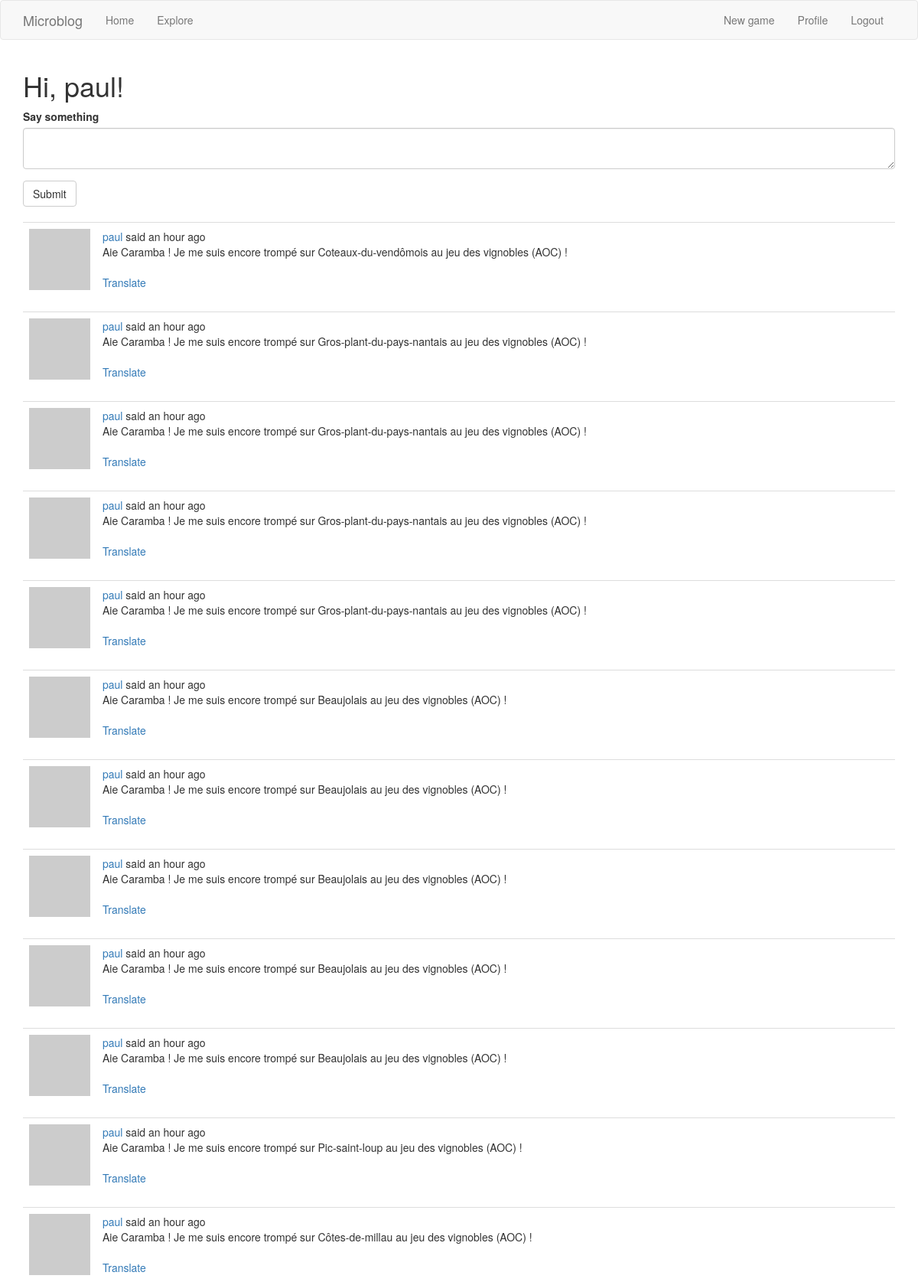
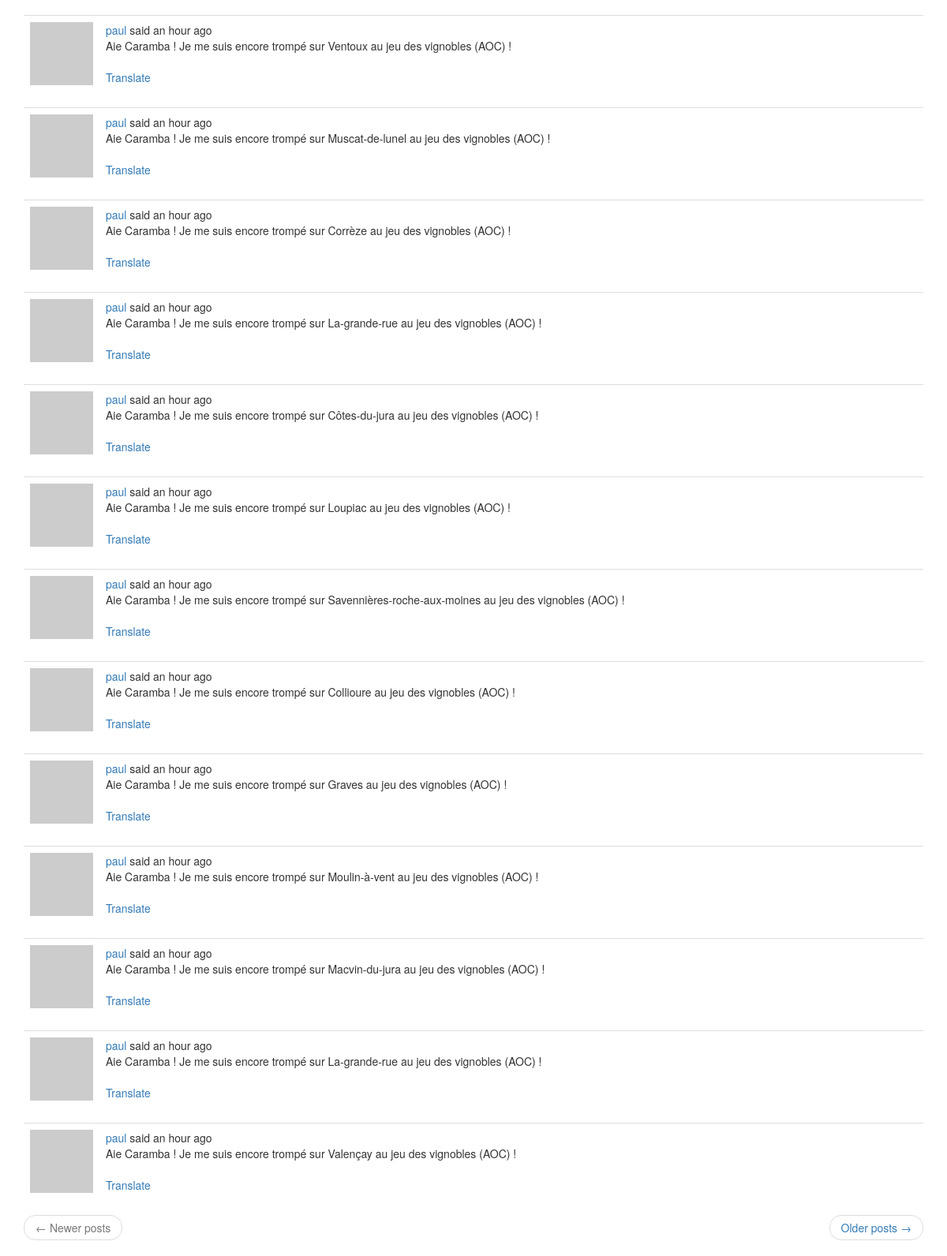
The app's page /index (signed in) with its own data (2 pictures, top to bottom).
### app/models.py (models this page shows, shortened)
class User(UserMixin, db.Model):
    id = db.Column(db.Integer, primary_key=True)
    username = db.Column(db.String(64), index=True, unique=True)
    email = db.Column(db.String(120), index=True, unique=True)
    password_hash = db.Column(db.String(128))
    posts = db.relationship('Post', backref='author', lazy='dynamic')
    about_me = db.Column(db.String(140))
    last_seen = db.Column(db.DateTime, default=datetime.utcnow)
    followed = db.relationship(
        'User', secondary=followers,
        primaryjoin=(followers.c.follower_id == id),
        secondaryjoin=(followers.c.followed_id == id),
        backref=db.backref('followers', lazy='dynamic'), lazy='dynamic')
    def avatar(self, size):
        digest = md5(self.email.lower().encode('utf-8')).hexdigest()
        return 'https://www.gravatar.com/avatar/{}?d=identicon&s={}'.format(
            digest, size)
    def followed_posts(self):
        followed = Post.query.join(
            followers, (followers.c.followed_id == Post.user_id)).filter(
                followers.c.follower_id == self.id)
        own = Post.query.filter_by(user_id=self.id)
        return followed.union(own).order_by(Post.timestamp.desc())

class Post(db.Model):
    id = db.Column(db.Integer, primary_key=True)
    body = db.Column(db.String(140))
    timestamp = db.Column(db.DateTime, index=True, default=datetime.utcnow)
    user_id = db.Column(db.Integer, db.ForeignKey('user.id'))
    language = db.Column(db.String(5))

### app/main/routes.py (the view, shortened to what this page needs)
@bp.route('/', methods=['GET', 'POST'])
@bp.route('/index', methods=['GET', 'POST'])
@login_required
def index():
    form = PostForm()
    page = request.args.get('page', 1, type=int)
    posts = current_user.followed_posts().paginate(
        page, current_app.config['POSTS_PER_PAGE'], False)
    next_url = url_for('main.index', page=posts.next_num) \
        if posts.has_next else None
    prev_url = url_for('main.index', page=posts.prev_num) \
        if posts.has_prev else None
    return render_template('index.html', title=_('Home'), form=form,
                           posts=posts.items, next_url=next_url,
                           prev_url=prev_url)

### app/main/forms.py
class PostForm(FlaskForm):
    post = TextAreaField(_l('Say something'), validators=[DataRequired()])
    submit = SubmitField(_l('Submit'))

### app/main/routes.py (called while the page is built)
@bp.before_app_request
def before_request():
    if current_user.is_authenticated:
        current_user.last_seen = datetime.utcnow()
        db.session.commit()
    g.locale = str(get_locale())

### app/models.py (called while the page is built)
@login.user_loader
def load_user(id):
    return User.query.get(int(id))

### app/templates/index.html
{% extends "base.html" %}
{% import 'bootstrap/wtf.html' as wtf %}
{% block app_content %}
    <h1>{{ _('Hi, %(username)s!', username=current_user.username) }}</h1>
    {% if form %}
    {{ wtf.quick_form(form) }}
    <br>
    {% endif %}
    {% for post in posts %}
        {% include '_post.html' %}
    {% endfor %}
    <nav aria-label="...">
        <ul class="pager">
            <li class="previous{% if not prev_url %} disabled{% endif %}">
                <a href="{{ prev_url or '#' }}">
                    <span aria-hidden="true">&larr;</span> {{ _('Newer posts') }}
                </a>
            </li>
            <li class="next{% if not next_url %} disabled{% endif %}">
                <a href="{{ next_url or '#' }}">
                    {{ _('Older posts') }} <span aria-hidden="true">&rarr;</span>
                </a>
            </li>
        </ul>
    </nav>
{% endblock %}

### app/templates/_post.html (shortened to what this page needs)
    <table class="table table-hover">
        <tr>
            <td width="70px">
                <a href="{{ url_for('main.user', username=post.author.username) }}">
                    <img src="{{ post.author.avatar(70) }}" />
                </a>
            </td>
            <td>
                {{ _('%(username)s said %(when)s',
                    username=user_link, when=moment(post.timestamp).fromNow()) }}
                <br>
                <span id="post{{ post.id }}">{{ post.body }}</span>
                {% if post.language and post.language != g.locale %}
                <br><br>
                <span id="translation{{ post.id }}">
                    <a href="javascript:translate(
                                '#post{{ post.id }}',
                                '#translation{{ post.id }}',
                                '{{ post.language }}',
                                '{{ g.locale }}');">{{ _('Translate') }}</a>
                </span>
                {% endif %}
            </td>
        </tr>
    </table>

### records on screen
Post: body "Aie Caramba ! Je me suis encore trompé sur Coteaux-du-vendômois au jeu des vignobles (AOC) !"
Post: body "Aie Caramba ! Je me suis encore trompé sur Gros-plant-du-pays-nantais au jeu des vignobles (AOC) !"
Post: body "Aie Caramba ! Je me suis encore trompé sur Gros-plant-du-pays-nantais au jeu des vignobles (AOC) !"
Post: body "Aie Caramba ! Je me suis encore trompé sur Gros-plant-du-pays-nantais au jeu des vignobles (AOC) !"
Post: body "Aie Caramba ! Je me suis encore trompé sur Gros-plant-du-pays-nantais au jeu des vignobles (AOC) !"
Post: body "Aie Caramba ! Je me suis encore trompé sur Beaujolais au jeu des vignobles (AOC) !"
Post: body "Aie Caramba ! Je me suis encore trompé sur Beaujolais au jeu des vignobles (AOC) !"
Post: body "Aie Caramba ! Je me suis encore trompé sur Beaujolais au jeu des vignobles (AOC) !"
Post: body "Aie Caramba ! Je me suis encore trompé sur Beaujolais au jeu des vignobles (AOC) !"
Post: body "Aie Caramba ! Je me suis encore trompé sur Beaujolais au jeu des vignobles (AOC) !"
Post: body "Aie Caramba ! Je me suis encore trompé sur Pic-saint-loup au jeu des vignobles (AOC) !"
Post: body "Aie Caramba ! Je me suis encore trompé sur Côtes-de-millau au jeu des vignobles (AOC) !"
Post: body "Aie Caramba ! Je me suis encore trompé sur Ventoux au jeu des vignobles (AOC) !"
Post: body "Aie Caramba ! Je me suis encore trompé sur Muscat-de-lunel au jeu des vignobles (AOC) !"
Post: body "Aie Caramba ! Je me suis encore trompé sur Corrèze au jeu des vignobles (AOC) !"
Post: body "Aie Caramba ! Je me suis encore trompé sur La-grande-rue au jeu des vignobles (AOC) !"
Post: body "Aie Caramba ! Je me suis encore trompé sur Côtes-du-jura au jeu des vignobles (AOC) !"
Post: body "Aie Caramba ! Je me suis encore trompé sur Loupiac au jeu des vignobles (AOC) !"
Post: body "Aie Caramba ! Je me suis encore trompé sur Savennières-roche-aux-moines au jeu des vignobles (AOC) !"
Post: body "Aie Caramba ! Je me suis encore trompé sur Collioure au jeu des vignobles (AOC) !"
Post: body "Aie Caramba ! Je me suis encore trompé sur Graves au jeu des vignobles (AOC) !"
Post: body "Aie Caramba ! Je me suis encore trompé sur Moulin-à-vent au jeu des vignobles (AOC) !"
Post: body "Aie Caramba ! Je me suis encore trompé sur Macvin-du-jura au jeu des vignobles (AOC) !"
Post: body "Aie Caramba ! Je me suis encore trompé sur La-grande-rue au jeu des vignobles (AOC) !"
Post: body "Aie Caramba ! Je me suis encore trompé sur Valençay au jeu des vignobles (AOC) !"
